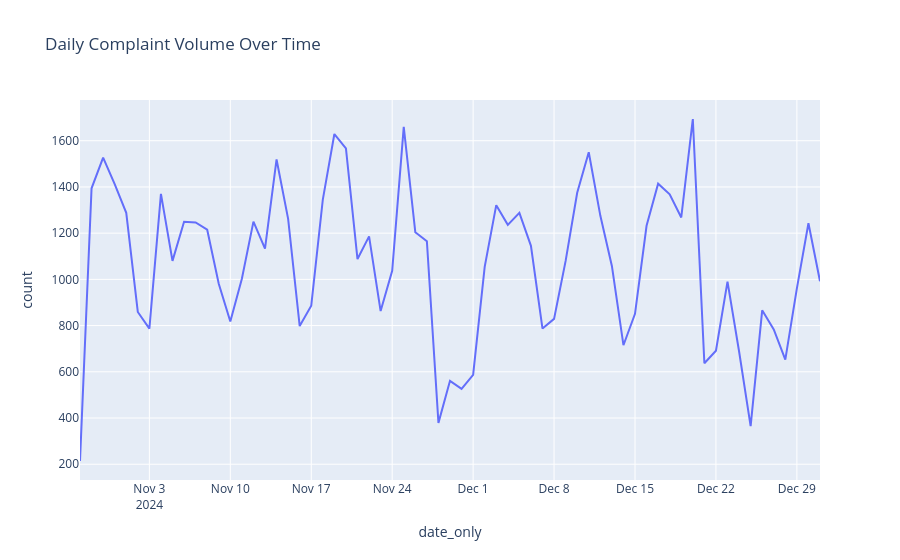

The notebook cell saved with this chart:
### Code cell
df['date_only'] = df['created_date'].dt.date
daily_counts = df.groupby('date_only').size().reset_index(name='count')

fig = px.line(
    daily_counts,
    x='date_only', y='count',
    title='Daily Complaint Volume Over Time'
)
fig.show()

### Figure 1 — Plotly figure (JSON) as saved in the notebook; plotly's stock layout.template omitted (floating-point values rounded to 4 significant figures)
{"data": [{"hovertemplate": "date_only=%{x}<br>count=%{y}<extra></extra>", "legendgroup": "", "line": {"color": "#636efa", "dash": "solid"}, "marker": {"symbol": "circle"}, "mode": "lines", "name": "", "orientation": "v", "showlegend": false, "type": "scatter", "x": ["2024-10-28", "2024-10-29", "2024-10-30", "2024-10-31", "2024-11-01", "2024-11-02", "2024-11-03", "2024-11-04", "2024-11-05", "2024-11-06", "2024-11-07", "2024-11-08", "2024-11-09", "2024-11-10", "2024-11-11", "2024-11-12", "2024-11-13", "2024-11-14", "2024-11-15", "2024-11-16", "2024-11-17", "2024-11-18", "2024-11-19", "2024-11-20", "2024-11-21", "2024-11-22", "2024-11-23", "2024-11-24", "2024-11-25", "2024-11-26", "2024-11-27", "2024-11-28", "2024-11-29", "2024-11-30", "2024-12-01", "2024-12-02", "2024-12-03", "2024-12-04", "2024-12-05", "2024-12-06", "2024-12-07", "2024-12-08", "2024-12-09", "2024-12-10", "2024-12-11", "2024-12-12", "2024-12-13", "2024-12-14", "2024-12-15", "2024-12-16", "2024-12-17", "2024-12-18", "2024-12-19", "2024-12-20", "2024-12-21", "2024-12-22", "2024-12-23", "2024-12-24", "2024-12-25", "2024-12-26", "2024-12-27", "2024-12-28", "2024-12-29", "2024-12-30", "2024-12-31"], "xaxis": "x", "y": [214, 1394, 1527, 1412, 1288, 859, 787, 1370, 1080, 1249, 1246, 1215, 981, 818, 1003, 1250, 1133, 1519, 1262, 798, 886, 1345, 1629, 1567, 1088, 1186, 863, 1037, 1660, 1204, 1165, 379, 561, 526, 587, 1054, 1321, 1236, 1288, 1145, 787, 829, 1080, 1375, 1550, 1276, 1058, 715, 851, 1232, 1414, 1368, 1268, 1694, 637, 691, 990, 689, 365, 866, 783, 653, 961, 1243, 992], "yaxis": "y"}], "layout": {"legend": {"tracegroupgap": 0}, "title": {"text": "Daily Complaint Volume Over Time"}, "xaxis": {"anchor": "y", "domain": [0, 1], "title": {"text": "date_only"}}, "yaxis": {"anchor": "x", "domain": [0, 1], "title": {"text": "count"}}}}
